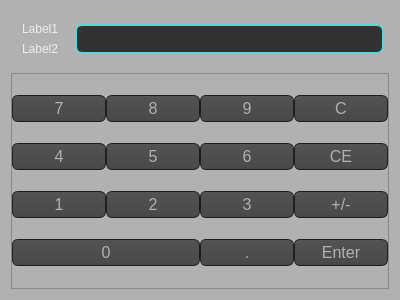
<?xml version="1.0" encoding="UTF-8"?>
<ui version="4.0">
 <class>HKeypad</class>
 <widget class="QWidget" name="HKeypad">
  <property name="geometry">
   <rect>
    <x>0</x>
    <y>0</y>
    <width>400</width>
    <height>300</height>
   </rect>
  </property>
  <property name="palette">
   <palette>
    <active>
     <colorrole role="WindowText">
      <brush brushstyle="SolidPattern">
       <color alpha="255">
        <red>0</red>
        <green>0</green>
        <blue>0</blue>
       </color>
      </brush>
     </colorrole>
     <colorrole role="Button">
      <brush brushstyle="SolidPattern">
       <color alpha="255">
        <red>177</red>
        <green>177</green>
        <blue>177</blue>
       </color>
      </brush>
     </colorrole>
     <colorrole role="Light">
      <brush brushstyle="SolidPattern">
       <color alpha="255">
        <red>255</red>
        <green>255</green>
        <blue>255</blue>
       </color>
      </brush>
     </colorrole>
     <colorrole role="Midlight">
      <brush brushstyle="SolidPattern">
       <color alpha="255">
        <red>216</red>
        <green>216</green>
        <blue>216</blue>
       </color>
      </brush>
     </colorrole>
     <colorrole role="Dark">
      <brush brushstyle="SolidPattern">
       <color alpha="255">
        <red>88</red>
        <green>88</green>
        <blue>88</blue>
       </color>
      </brush>
     </colorrole>
     <colorrole role="Mid">
      <brush brushstyle="SolidPattern">
       <color alpha="255">
        <red>118</red>
        <green>118</green>
        <blue>118</blue>
       </color>
      </brush>
     </colorrole>
     <colorrole role="Text">
      <brush brushstyle="SolidPattern">
       <color alpha="255">
        <red>0</red>
        <green>0</green>
        <blue>0</blue>
       </color>
      </brush>
     </colorrole>
     <colorrole role="BrightText">
      <brush brushstyle="SolidPattern">
       <color alpha="255">
        <red>255</red>
        <green>255</green>
        <blue>255</blue>
       </color>
      </brush>
     </colorrole>
     <colorrole role="ButtonText">
      <brush brushstyle="SolidPattern">
       <color alpha="255">
        <red>0</red>
        <green>0</green>
        <blue>0</blue>
       </color>
      </brush>
     </colorrole>
     <colorrole role="Base">
      <brush brushstyle="SolidPattern">
       <color alpha="255">
        <red>255</red>
        <green>255</green>
        <blue>255</blue>
       </color>
      </brush>
     </colorrole>
     <colorrole role="Window">
      <brush brushstyle="SolidPattern">
       <color alpha="255">
        <red>177</red>
        <green>177</green>
        <blue>177</blue>
       </color>
      </brush>
     </colorrole>
     <colorrole role="Shadow">
      <brush brushstyle="SolidPattern">
       <color alpha="255">
        <red>0</red>
        <green>0</green>
        <blue>0</blue>
       </color>
      </brush>
     </colorrole>
     <colorrole role="AlternateBase">
      <brush brushstyle="SolidPattern">
       <color alpha="255">
        <red>216</red>
        <green>216</green>
        <blue>216</blue>
       </color>
      </brush>
     </colorrole>
     <colorrole role="ToolTipBase">
      <brush brushstyle="SolidPattern">
       <color alpha="255">
        <red>255</red>
        <green>255</green>
        <blue>220</blue>
       </color>
      </brush>
     </colorrole>
     <colorrole role="ToolTipText">
      <brush brushstyle="SolidPattern">
       <color alpha="255">
        <red>0</red>
        <green>0</green>
        <blue>0</blue>
       </color>
      </brush>
     </colorrole>
    </active>
    <inactive>
     <colorrole role="WindowText">
      <brush brushstyle="SolidPattern">
       <color alpha="255">
        <red>0</red>
        <green>0</green>
        <blue>0</blue>
       </color>
      </brush>
     </colorrole>
     <colorrole role="Button">
      <brush brushstyle="SolidPattern">
       <color alpha="255">
        <red>177</red>
        <green>177</green>
        <blue>177</blue>
       </color>
      </brush>
     </colorrole>
     <colorrole role="Light">
      <brush brushstyle="SolidPattern">
       <color alpha="255">
        <red>255</red>
        <green>255</green>
        <blue>255</blue>
       </color>
      </brush>
     </colorrole>
     <colorrole role="Midlight">
      <brush brushstyle="SolidPattern">
       <color alpha="255">
        <red>216</red>
        <green>216</green>
        <blue>216</blue>
       </color>
      </brush>
     </colorrole>
     <colorrole role="Dark">
      <brush brushstyle="SolidPattern">
       <color alpha="255">
        <red>88</red>
        <green>88</green>
        <blue>88</blue>
       </color>
      </brush>
     </colorrole>
     <colorrole role="Mid">
      <brush brushstyle="SolidPattern">
       <color alpha="255">
        <red>118</red>
        <green>118</green>
        <blue>118</blue>
       </color>
      </brush>
     </colorrole>
     <colorrole role="Text">
      <brush brushstyle="SolidPattern">
       <color alpha="255">
        <red>0</red>
        <green>0</green>
        <blue>0</blue>
       </color>
      </brush>
     </colorrole>
     <colorrole role="BrightText">
      <brush brushstyle="SolidPattern">
       <color alpha="255">
        <red>255</red>
        <green>255</green>
        <blue>255</blue>
       </color>
      </brush>
     </colorrole>
     <colorrole role="ButtonText">
      <brush brushstyle="SolidPattern">
       <color alpha="255">
        <red>0</red>
        <green>0</green>
        <blue>0</blue>
       </color>
      </brush>
     </colorrole>
     <colorrole role="Base">
      <brush brushstyle="SolidPattern">
       <color alpha="255">
        <red>255</red>
        <green>255</green>
        <blue>255</blue>
       </color>
      </brush>
     </colorrole>
     <colorrole role="Window">
      <brush brushstyle="SolidPattern">
       <color alpha="255">
        <red>177</red>
        <green>177</green>
        <blue>177</blue>
       </color>
      </brush>
     </colorrole>
     <colorrole role="Shadow">
      <brush brushstyle="SolidPattern">
       <color alpha="255">
        <red>0</red>
        <green>0</green>
        <blue>0</blue>
       </color>
      </brush>
     </colorrole>
     <colorrole role="AlternateBase">
      <brush brushstyle="SolidPattern">
       <color alpha="255">
        <red>216</red>
        <green>216</green>
        <blue>216</blue>
       </color>
      </brush>
     </colorrole>
     <colorrole role="ToolTipBase">
      <brush brushstyle="SolidPattern">
       <color alpha="255">
        <red>255</red>
        <green>255</green>
        <blue>220</blue>
       </color>
      </brush>
     </colorrole>
     <colorrole role="ToolTipText">
      <brush brushstyle="SolidPattern">
       <color alpha="255">
        <red>0</red>
        <green>0</green>
        <blue>0</blue>
       </color>
      </brush>
     </colorrole>
    </inactive>
    <disabled>
     <colorrole role="WindowText">
      <brush brushstyle="SolidPattern">
       <color alpha="255">
        <red>88</red>
        <green>88</green>
        <blue>88</blue>
       </color>
      </brush>
     </colorrole>
     <colorrole role="Button">
      <brush brushstyle="SolidPattern">
       <color alpha="255">
        <red>177</red>
        <green>177</green>
        <blue>177</blue>
       </color>
      </brush>
     </colorrole>
     <colorrole role="Light">
      <brush brushstyle="SolidPattern">
       <color alpha="255">
        <red>255</red>
        <green>255</green>
        <blue>255</blue>
       </color>
      </brush>
     </colorrole>
     <colorrole role="Midlight">
      <brush brushstyle="SolidPattern">
       <color alpha="255">
        <red>216</red>
        <green>216</green>
        <blue>216</blue>
       </color>
      </brush>
     </colorrole>
     <colorrole role="Dark">
      <brush brushstyle="SolidPattern">
       <color alpha="255">
        <red>88</red>
        <green>88</green>
        <blue>88</blue>
       </color>
      </brush>
     </colorrole>
     <colorrole role="Mid">
      <brush brushstyle="SolidPattern">
       <color alpha="255">
        <red>118</red>
        <green>118</green>
        <blue>118</blue>
       </color>
      </brush>
     </colorrole>
     <colorrole role="Text">
      <brush brushstyle="SolidPattern">
       <color alpha="255">
        <red>88</red>
        <green>88</green>
        <blue>88</blue>
       </color>
      </brush>
     </colorrole>
     <colorrole role="BrightText">
      <brush brushstyle="SolidPattern">
       <color alpha="255">
        <red>255</red>
        <green>255</green>
        <blue>255</blue>
       </color>
      </brush>
     </colorrole>
     <colorrole role="ButtonText">
      <brush brushstyle="SolidPattern">
       <color alpha="255">
        <red>88</red>
        <green>88</green>
        <blue>88</blue>
       </color>
      </brush>
     </colorrole>
     <colorrole role="Base">
      <brush brushstyle="SolidPattern">
       <color alpha="255">
        <red>177</red>
        <green>177</green>
        <blue>177</blue>
       </color>
      </brush>
     </colorrole>
     <colorrole role="Window">
      <brush brushstyle="SolidPattern">
       <color alpha="255">
        <red>177</red>
        <green>177</green>
        <blue>177</blue>
       </color>
      </brush>
     </colorrole>
     <colorrole role="Shadow">
      <brush brushstyle="SolidPattern">
       <color alpha="255">
        <red>0</red>
        <green>0</green>
        <blue>0</blue>
       </color>
      </brush>
     </colorrole>
     <colorrole role="AlternateBase">
      <brush brushstyle="SolidPattern">
       <color alpha="255">
        <red>177</red>
        <green>177</green>
        <blue>177</blue>
       </color>
      </brush>
     </colorrole>
     <colorrole role="ToolTipBase">
      <brush brushstyle="SolidPattern">
       <color alpha="255">
        <red>255</red>
        <green>255</green>
        <blue>220</blue>
       </color>
      </brush>
     </colorrole>
     <colorrole role="ToolTipText">
      <brush brushstyle="SolidPattern">
       <color alpha="255">
        <red>0</red>
        <green>0</green>
        <blue>0</blue>
       </color>
      </brush>
     </colorrole>
    </disabled>
   </palette>
  </property>
  <property name="windowTitle">
   <string notr="true">Clavier</string>
  </property>
  <layout class="QGridLayout" name="gridLayout_3">
   <item row="0" column="1">
    <widget class="QLineEdit" name="_afficheur">
     <property name="minimumSize">
      <size>
       <width>0</width>
       <height>0</height>
      </size>
     </property>
     <property name="font">
      <font>
       <pointsize>-1</pointsize>
       <weight>75</weight>
       <italic>false</italic>
       <bold>true</bold>
      </font>
     </property>
     <property name="styleSheet">
      <string notr="true">QLineEdit  {
       color : white; 
        border: 1px solid cyan;
        border-radius: 6px;
        padding: 0 8px;
        background: #323232;
        selection-background-color: cyan;
       font: bold 20px;

    }


</string>
     </property>
     <property name="text">
      <string notr="true"/>
     </property>
     <property name="maxLength">
      <number>10</number>
     </property>
     <property name="frame">
      <bool>false</bool>
     </property>
     <property name="alignment">
      <set>Qt::AlignRight|Qt::AlignTrailing|Qt::AlignVCenter</set>
     </property>
     <property name="clearButtonEnabled">
      <bool>false</bool>
     </property>
    </widget>
   </item>
   <item row="0" column="0">
    <widget class="QWidget" name="widget" native="true">
     <property name="toolTip">
      <string notr="true"/>
     </property>
     <layout class="QGridLayout" name="gridLayout">
      <item row="0" column="0">
       <widget class="QLabel" name="_min">
        <property name="palette">
         <palette>
          <active>
           <colorrole role="WindowText">
            <brush brushstyle="SolidPattern">
             <color alpha="255">
              <red>238</red>
              <green>238</green>
              <blue>238</blue>
             </color>
            </brush>
           </colorrole>
          </active>
          <inactive>
           <colorrole role="WindowText">
            <brush brushstyle="SolidPattern">
             <color alpha="255">
              <red>238</red>
              <green>238</green>
              <blue>238</blue>
             </color>
            </brush>
           </colorrole>
          </inactive>
          <disabled>
           <colorrole role="WindowText">
            <brush brushstyle="SolidPattern">
             <color alpha="255">
              <red>110</red>
              <green>108</green>
              <blue>92</blue>
             </color>
            </brush>
           </colorrole>
          </disabled>
         </palette>
        </property>
        <property name="toolTip">
         <string notr="true"/>
        </property>
        <property name="text">
         <string notr="true">Label1</string>
        </property>
       </widget>
      </item>
      <item row="1" column="0">
       <widget class="QLabel" name="_max">
        <property name="palette">
         <palette>
          <active>
           <colorrole role="WindowText">
            <brush brushstyle="SolidPattern">
             <color alpha="255">
              <red>238</red>
              <green>238</green>
              <blue>238</blue>
             </color>
            </brush>
           </colorrole>
          </active>
          <inactive>
           <colorrole role="WindowText">
            <brush brushstyle="SolidPattern">
             <color alpha="255">
              <red>238</red>
              <green>238</green>
              <blue>238</blue>
             </color>
            </brush>
           </colorrole>
          </inactive>
          <disabled>
           <colorrole role="WindowText">
            <brush brushstyle="SolidPattern">
             <color alpha="255">
              <red>110</red>
              <green>108</green>
              <blue>92</blue>
             </color>
            </brush>
           </colorrole>
          </disabled>
         </palette>
        </property>
        <property name="text">
         <string notr="true">Label2</string>
        </property>
       </widget>
      </item>
     </layout>
    </widget>
   </item>
   <item row="1" column="0" colspan="3">
    <widget class="QFrame" name="_keys">
     <property name="frameShape">
      <enum>QFrame::StyledPanel</enum>
     </property>
     <property name="frameShadow">
      <enum>QFrame::Raised</enum>
     </property>
     <layout class="QGridLayout" name="gridLayout_2">
      <property name="sizeConstraint">
       <enum>QLayout::SetDefaultConstraint</enum>
      </property>
      <property name="leftMargin">
       <number>0</number>
      </property>
      <property name="topMargin">
       <number>0</number>
      </property>
      <property name="rightMargin">
       <number>0</number>
      </property>
      <property name="bottomMargin">
       <number>0</number>
      </property>
      <property name="spacing">
       <number>0</number>
      </property>
      <item row="0" column="0">
       <widget class="QPushButton" name="_7">
        <property name="font">
         <font>
          <pointsize>-1</pointsize>
         </font>
        </property>
        <property name="styleSheet">
         <string notr="true">QPushButton
{
    color: #b1b1b1;
    background-color: QLinearGradient( x1: 0, y1: 0, x2: 0, y2: 1, stop: 0 #565656, stop: 0.1 #525252, stop: 0.5 #4e4e4e, stop: 0.9 #4a4a4a, stop: 1 #464646);
    border-width: 1px;
    border-color: #1e1e1e;
    border-style: solid;
    border-radius: 6;
    padding: 3px;
    font-size: 16px;
    padding-left: 5px;
    padding-right: 5px;
}

QPushButton:pressed
{
    background-color: QLinearGradient( x1: 0, y1: 0, x2: 0, y2: 1, stop: 0 #2d2d2d, stop: 0.1 #2b2b2b, stop: 0.5 #292929, stop: 0.9 #282828, stop: 1 #252525);
}

QPushButton:hover
{
    border: 2px solid QLinearGradient( x1: 0, y1: 0, x2: 0, y2: 1, stop: 0 #55ffff, stop: 1 #46d4d4);
}</string>
        </property>
        <property name="text">
         <string notr="true">7</string>
        </property>
       </widget>
      </item>
      <item row="0" column="1">
       <widget class="QPushButton" name="_8">
        <property name="font">
         <font>
          <pointsize>-1</pointsize>
         </font>
        </property>
        <property name="styleSheet">
         <string notr="true">QPushButton
{
    color: #b1b1b1;
    background-color: QLinearGradient( x1: 0, y1: 0, x2: 0, y2: 1, stop: 0 #565656, stop: 0.1 #525252, stop: 0.5 #4e4e4e, stop: 0.9 #4a4a4a, stop: 1 #464646);
    border-width: 1px;
    border-color: #1e1e1e;
    border-style: solid;
    border-radius: 6;
    padding: 3px;
    font-size: 16px;
    padding-left: 5px;
    padding-right: 5px;
}

QPushButton:pressed
{
    background-color: QLinearGradient( x1: 0, y1: 0, x2: 0, y2: 1, stop: 0 #2d2d2d, stop: 0.1 #2b2b2b, stop: 0.5 #292929, stop: 0.9 #282828, stop: 1 #252525);
}

QPushButton:hover
{
    border: 2px solid QLinearGradient( x1: 0, y1: 0, x2: 0, y2: 1, stop: 0 #55ffff, stop: 1 #46d4d4);
}</string>
        </property>
        <property name="text">
         <string notr="true">8</string>
        </property>
       </widget>
      </item>
      <item row="0" column="2">
       <widget class="QPushButton" name="_9">
        <property name="font">
         <font>
          <pointsize>-1</pointsize>
         </font>
        </property>
        <property name="styleSheet">
         <string notr="true">QPushButton
{
    color: #b1b1b1;
    background-color: QLinearGradient( x1: 0, y1: 0, x2: 0, y2: 1, stop: 0 #565656, stop: 0.1 #525252, stop: 0.5 #4e4e4e, stop: 0.9 #4a4a4a, stop: 1 #464646);
    border-width: 1px;
    border-color: #1e1e1e;
    border-style: solid;
    border-radius: 6;
    padding: 3px;
    font-size: 16px;
    padding-left: 5px;
    padding-right: 5px;
}

QPushButton:pressed
{
    background-color: QLinearGradient( x1: 0, y1: 0, x2: 0, y2: 1, stop: 0 #2d2d2d, stop: 0.1 #2b2b2b, stop: 0.5 #292929, stop: 0.9 #282828, stop: 1 #252525);
}

QPushButton:hover
{
    border: 2px solid QLinearGradient( x1: 0, y1: 0, x2: 0, y2: 1, stop: 0 #55ffff, stop: 1 #46d4d4);
}</string>
        </property>
        <property name="text">
         <string notr="true">9</string>
        </property>
       </widget>
      </item>
      <item row="0" column="3">
       <widget class="QPushButton" name="_clear1">
        <property name="font">
         <font>
          <pointsize>-1</pointsize>
         </font>
        </property>
        <property name="styleSheet">
         <string notr="true">QPushButton
{
    color: #b1b1b1;
    background-color: QLinearGradient( x1: 0, y1: 0, x2: 0, y2: 1, stop: 0 #565656, stop: 0.1 #525252, stop: 0.5 #4e4e4e, stop: 0.9 #4a4a4a, stop: 1 #464646);
    border-width: 1px;
    border-color: #1e1e1e;
    border-style: solid;
    border-radius: 6;
    padding: 3px;
    font-size: 16px;
    padding-left: 5px;
    padding-right: 5px;
}

QPushButton:pressed
{
    background-color: QLinearGradient( x1: 0, y1: 0, x2: 0, y2: 1, stop: 0 #2d2d2d, stop: 0.1 #2b2b2b, stop: 0.5 #292929, stop: 0.9 #282828, stop: 1 #252525);
}

QPushButton:hover
{
    border: 2px solid QLinearGradient( x1: 0, y1: 0, x2: 0, y2: 1, stop: 0 #55ffff, stop: 1 #46d4d4);
}</string>
        </property>
        <property name="text">
         <string notr="true">C</string>
        </property>
       </widget>
      </item>
      <item row="1" column="0">
       <widget class="QPushButton" name="_4">
        <property name="font">
         <font>
          <pointsize>-1</pointsize>
         </font>
        </property>
        <property name="styleSheet">
         <string notr="true">QPushButton
{
    color: #b1b1b1;
    background-color: QLinearGradient( x1: 0, y1: 0, x2: 0, y2: 1, stop: 0 #565656, stop: 0.1 #525252, stop: 0.5 #4e4e4e, stop: 0.9 #4a4a4a, stop: 1 #464646);
    border-width: 1px;
    border-color: #1e1e1e;
    border-style: solid;
    border-radius: 6;
    padding: 3px;
    font-size: 16px;
    padding-left: 5px;
    padding-right: 5px;
}

QPushButton:pressed
{
    background-color: QLinearGradient( x1: 0, y1: 0, x2: 0, y2: 1, stop: 0 #2d2d2d, stop: 0.1 #2b2b2b, stop: 0.5 #292929, stop: 0.9 #282828, stop: 1 #252525);
}

QPushButton:hover
{
    border: 2px solid QLinearGradient( x1: 0, y1: 0, x2: 0, y2: 1, stop: 0 #55ffff, stop: 1 #46d4d4);
}</string>
        </property>
        <property name="text">
         <string notr="true">4</string>
        </property>
       </widget>
      </item>
      <item row="1" column="1">
       <widget class="QPushButton" name="_5">
        <property name="font">
         <font>
          <pointsize>-1</pointsize>
         </font>
        </property>
        <property name="styleSheet">
         <string notr="true">QPushButton
{
    color: #b1b1b1;
    background-color: QLinearGradient( x1: 0, y1: 0, x2: 0, y2: 1, stop: 0 #565656, stop: 0.1 #525252, stop: 0.5 #4e4e4e, stop: 0.9 #4a4a4a, stop: 1 #464646);
    border-width: 1px;
    border-color: #1e1e1e;
    border-style: solid;
    border-radius: 6;
    padding: 3px;
    font-size: 16px;
    padding-left: 5px;
    padding-right: 5px;
}

QPushButton:pressed
{
    background-color: QLinearGradient( x1: 0, y1: 0, x2: 0, y2: 1, stop: 0 #2d2d2d, stop: 0.1 #2b2b2b, stop: 0.5 #292929, stop: 0.9 #282828, stop: 1 #252525);
}

QPushButton:hover
{
    border: 2px solid QLinearGradient( x1: 0, y1: 0, x2: 0, y2: 1, stop: 0 #55ffff, stop: 1 #46d4d4);
}</string>
        </property>
        <property name="text">
         <string notr="true">5</string>
        </property>
       </widget>
      </item>
      <item row="1" column="2">
       <widget class="QPushButton" name="_6">
        <property name="font">
         <font>
          <pointsize>-1</pointsize>
         </font>
        </property>
        <property name="styleSheet">
         <string notr="true">QPushButton
{
    color: #b1b1b1;
    background-color: QLinearGradient( x1: 0, y1: 0, x2: 0, y2: 1, stop: 0 #565656, stop: 0.1 #525252, stop: 0.5 #4e4e4e, stop: 0.9 #4a4a4a, stop: 1 #464646);
    border-width: 1px;
    border-color: #1e1e1e;
    border-style: solid;
    border-radius: 6;
    padding: 3px;
    font-size: 16px;
    padding-left: 5px;
    padding-right: 5px;
}

QPushButton:pressed
{
    background-color: QLinearGradient( x1: 0, y1: 0, x2: 0, y2: 1, stop: 0 #2d2d2d, stop: 0.1 #2b2b2b, stop: 0.5 #292929, stop: 0.9 #282828, stop: 1 #252525);
}

QPushButton:hover
{
    border: 2px solid QLinearGradient( x1: 0, y1: 0, x2: 0, y2: 1, stop: 0 #55ffff, stop: 1 #46d4d4);
}</string>
        </property>
        <property name="text">
         <string notr="true">6</string>
        </property>
       </widget>
      </item>
      <item row="1" column="3">
       <widget class="QPushButton" name="_clear">
        <property name="font">
         <font>
          <pointsize>-1</pointsize>
         </font>
        </property>
        <property name="styleSheet">
         <string notr="true">QPushButton
{
    color: #b1b1b1;
    background-color: QLinearGradient( x1: 0, y1: 0, x2: 0, y2: 1, stop: 0 #565656, stop: 0.1 #525252, stop: 0.5 #4e4e4e, stop: 0.9 #4a4a4a, stop: 1 #464646);
    border-width: 1px;
    border-color: #1e1e1e;
    border-style: solid;
    border-radius: 6;
    padding: 3px;
    font-size: 16px;
    padding-left: 5px;
    padding-right: 5px;
}

QPushButton:pressed
{
    background-color: QLinearGradient( x1: 0, y1: 0, x2: 0, y2: 1, stop: 0 #2d2d2d, stop: 0.1 #2b2b2b, stop: 0.5 #292929, stop: 0.9 #282828, stop: 1 #252525);
}

QPushButton:hover
{
    border: 2px solid QLinearGradient( x1: 0, y1: 0, x2: 0, y2: 1, stop: 0 #55ffff, stop: 1 #46d4d4);
}</string>
        </property>
        <property name="text">
         <string notr="true">CE</string>
        </property>
       </widget>
      </item>
      <item row="2" column="0">
       <widget class="QPushButton" name="_1">
        <property name="font">
         <font>
          <pointsize>-1</pointsize>
         </font>
        </property>
        <property name="styleSheet">
         <string notr="true">QPushButton
{
    color: #b1b1b1;
    background-color: QLinearGradient( x1: 0, y1: 0, x2: 0, y2: 1, stop: 0 #565656, stop: 0.1 #525252, stop: 0.5 #4e4e4e, stop: 0.9 #4a4a4a, stop: 1 #464646);
    border-width: 1px;
    border-color: #1e1e1e;
    border-style: solid;
    border-radius: 6;
    padding: 3px;
    font-size: 16px;
    padding-left: 5px;
    padding-right: 5px;
}

QPushButton:pressed
{
    background-color: QLinearGradient( x1: 0, y1: 0, x2: 0, y2: 1, stop: 0 #2d2d2d, stop: 0.1 #2b2b2b, stop: 0.5 #292929, stop: 0.9 #282828, stop: 1 #252525);
}

QPushButton:hover
{
    border: 2px solid QLinearGradient( x1: 0, y1: 0, x2: 0, y2: 1, stop: 0 #55ffff, stop: 1 #46d4d4);
}</string>
        </property>
        <property name="text">
         <string notr="true">1</string>
        </property>
       </widget>
      </item>
      <item row="2" column="1">
       <widget class="QPushButton" name="_2">
        <property name="font">
         <font>
          <pointsize>-1</pointsize>
         </font>
        </property>
        <property name="styleSheet">
         <string notr="true">QPushButton
{
    color: #b1b1b1;
    background-color: QLinearGradient( x1: 0, y1: 0, x2: 0, y2: 1, stop: 0 #565656, stop: 0.1 #525252, stop: 0.5 #4e4e4e, stop: 0.9 #4a4a4a, stop: 1 #464646);
    border-width: 1px;
    border-color: #1e1e1e;
    border-style: solid;
    border-radius: 6;
    padding: 3px;
    font-size: 16px;
    padding-left: 5px;
    padding-right: 5px;
}

QPushButton:pressed
{
    background-color: QLinearGradient( x1: 0, y1: 0, x2: 0, y2: 1, stop: 0 #2d2d2d, stop: 0.1 #2b2b2b, stop: 0.5 #292929, stop: 0.9 #282828, stop: 1 #252525);
}

QPushButton:hover
{
    border: 2px solid QLinearGradient( x1: 0, y1: 0, x2: 0, y2: 1, stop: 0 #55ffff, stop: 1 #46d4d4);
}</string>
        </property>
        <property name="text">
         <string notr="true">2</string>
        </property>
       </widget>
      </item>
      <item row="2" column="2">
       <widget class="QPushButton" name="_3">
        <property name="font">
         <font>
          <pointsize>-1</pointsize>
         </font>
        </property>
        <property name="styleSheet">
         <string notr="true">QPushButton
{
    color: #b1b1b1;
    background-color: QLinearGradient( x1: 0, y1: 0, x2: 0, y2: 1, stop: 0 #565656, stop: 0.1 #525252, stop: 0.5 #4e4e4e, stop: 0.9 #4a4a4a, stop: 1 #464646);
    border-width: 1px;
    border-color: #1e1e1e;
    border-style: solid;
    border-radius: 6;
    padding: 3px;
    font-size: 16px;
    padding-left: 5px;
    padding-right: 5px;
}

QPushButton:pressed
{
    background-color: QLinearGradient( x1: 0, y1: 0, x2: 0, y2: 1, stop: 0 #2d2d2d, stop: 0.1 #2b2b2b, stop: 0.5 #292929, stop: 0.9 #282828, stop: 1 #252525);
}

QPushButton:hover
{
    border: 2px solid QLinearGradient( x1: 0, y1: 0, x2: 0, y2: 1, stop: 0 #55ffff, stop: 1 #46d4d4);
}</string>
        </property>
        <property name="text">
         <string notr="true">3</string>
        </property>
       </widget>
      </item>
      <item row="2" column="3">
       <widget class="QPushButton" name="_PlusOuMoins">
        <property name="font">
         <font>
          <pointsize>-1</pointsize>
         </font>
        </property>
        <property name="styleSheet">
         <string notr="true">QPushButton
{
    color: #b1b1b1;
    background-color: QLinearGradient( x1: 0, y1: 0, x2: 0, y2: 1, stop: 0 #565656, stop: 0.1 #525252, stop: 0.5 #4e4e4e, stop: 0.9 #4a4a4a, stop: 1 #464646);
    border-width: 1px;
    border-color: #1e1e1e;
    border-style: solid;
    border-radius: 6;
    padding: 3px;
    font-size: 16px;
    padding-left: 5px;
    padding-right: 5px;
}

QPushButton:pressed
{
    background-color: QLinearGradient( x1: 0, y1: 0, x2: 0, y2: 1, stop: 0 #2d2d2d, stop: 0.1 #2b2b2b, stop: 0.5 #292929, stop: 0.9 #282828, stop: 1 #252525);
}

QPushButton:hover
{
    border: 2px solid QLinearGradient( x1: 0, y1: 0, x2: 0, y2: 1, stop: 0 #55ffff, stop: 1 #46d4d4);
}</string>
        </property>
        <property name="text">
         <string notr="true">+/-</string>
        </property>
       </widget>
      </item>
      <item row="3" column="0" colspan="2">
       <widget class="QPushButton" name="_0">
        <property name="font">
         <font>
          <pointsize>-1</pointsize>
         </font>
        </property>
        <property name="styleSheet">
         <string notr="true">QPushButton
{
    color: #b1b1b1;
    background-color: QLinearGradient( x1: 0, y1: 0, x2: 0, y2: 1, stop: 0 #565656, stop: 0.1 #525252, stop: 0.5 #4e4e4e, stop: 0.9 #4a4a4a, stop: 1 #464646);
    border-width: 1px;
    border-color: #1e1e1e;
    border-style: solid;
    border-radius: 6;
    padding: 3px;
    font-size: 16px;
    padding-left: 5px;
    padding-right: 5px;
}

QPushButton:pressed
{
    background-color: QLinearGradient( x1: 0, y1: 0, x2: 0, y2: 1, stop: 0 #2d2d2d, stop: 0.1 #2b2b2b, stop: 0.5 #292929, stop: 0.9 #282828, stop: 1 #252525);
}

QPushButton:hover
{
    border: 2px solid QLinearGradient( x1: 0, y1: 0, x2: 0, y2: 1, stop: 0 #55ffff, stop: 1 #46d4d4);
}</string>
        </property>
        <property name="text">
         <string notr="true">0</string>
        </property>
       </widget>
      </item>
      <item row="3" column="2">
       <widget class="QPushButton" name="_Point">
        <property name="font">
         <font>
          <pointsize>-1</pointsize>
         </font>
        </property>
        <property name="styleSheet">
         <string notr="true">QPushButton
{
    color: #b1b1b1;
    background-color: QLinearGradient( x1: 0, y1: 0, x2: 0, y2: 1, stop: 0 #565656, stop: 0.1 #525252, stop: 0.5 #4e4e4e, stop: 0.9 #4a4a4a, stop: 1 #464646);
    border-width: 1px;
    border-color: #1e1e1e;
    border-style: solid;
    border-radius: 6;
    padding: 3px;
    font-size: 16px;
    padding-left: 5px;
    padding-right: 5px;
}

QPushButton:pressed
{
    background-color: QLinearGradient( x1: 0, y1: 0, x2: 0, y2: 1, stop: 0 #2d2d2d, stop: 0.1 #2b2b2b, stop: 0.5 #292929, stop: 0.9 #282828, stop: 1 #252525);
}

QPushButton:hover
{
    border: 2px solid QLinearGradient( x1: 0, y1: 0, x2: 0, y2: 1, stop: 0 #55ffff, stop: 1 #46d4d4);
}</string>
        </property>
        <property name="text">
         <string notr="true">.</string>
        </property>
       </widget>
      </item>
      <item row="3" column="3">
       <widget class="QPushButton" name="_Entrer">
        <property name="font">
         <font>
          <pointsize>-1</pointsize>
         </font>
        </property>
        <property name="styleSheet">
         <string notr="true">QPushButton
{
    color: #b1b1b1;
    background-color: QLinearGradient( x1: 0, y1: 0, x2: 0, y2: 1, stop: 0 #565656, stop: 0.1 #525252, stop: 0.5 #4e4e4e, stop: 0.9 #4a4a4a, stop: 1 #464646);
    border-width: 1px;
    border-color: #1e1e1e;
    border-style: solid;
    border-radius: 6;
    padding: 3px;
    font-size: 16px;
    padding-left: 5px;
    padding-right: 5px;
}

QPushButton:pressed
{
    background-color: QLinearGradient( x1: 0, y1: 0, x2: 0, y2: 1, stop: 0 #2d2d2d, stop: 0.1 #2b2b2b, stop: 0.5 #292929, stop: 0.9 #282828, stop: 1 #252525);
}

QPushButton:hover
{
    border: 2px solid QLinearGradient( x1: 0, y1: 0, x2: 0, y2: 1, stop: 0 #55ffff, stop: 1 #46d4d4);
}</string>
        </property>
        <property name="text">
         <string notr="true">Enter</string>
        </property>
       </widget>
      </item>
     </layout>
    </widget>
   </item>
  </layout>
 </widget>
 <layoutdefault spacing="6" margin="11"/>
 <resources/>
 <connections/>
</ui>
